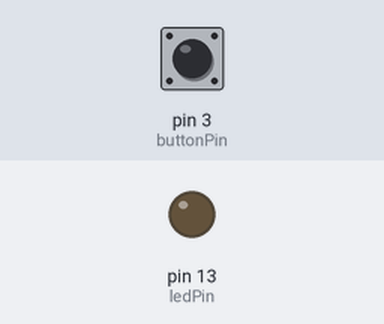
This sketch was run on a simulated Arduino Uno, built with avr-gcc and run on an emulated ATmega328P. Shown: output pins drawn as LEDs (lit = HIGH). The test bench sets the inputs (shaded band); at power-on: pin 3 (buttonPin) LOW.

Above: at 1.2 s.
1.3 s: pin 3 (buttonPin) pulled HIGH for 0.15 s
At 1.37 s:
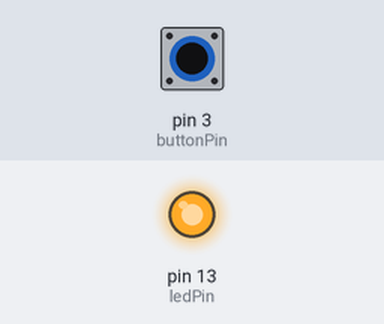
2.9 s: pin 3 (buttonPin) pulled HIGH for 3.2 s
At 6.9 s:
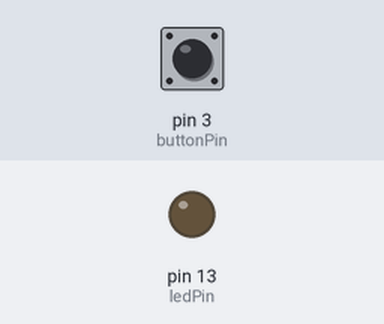
Timing chart, 0 to 8.4 s (numbered marks = the images above; inputs shaded):
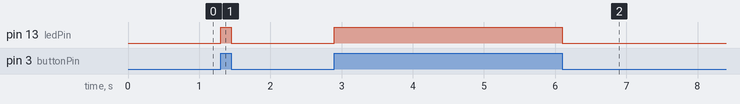

The sketch:

button.ino
```cpp
const int ledPin = 13;
const int buttonPin = 3;
int buttonState = 0;

void setup()
{
  pinMode(ledPin, OUTPUT);
  pinMode(buttonPin, INPUT);
}
void loop()
{
  buttonState = digitalRead(buttonPin);
  if(buttonState == HIGH)
    digitalWrite(ledPin, HIGH);
  else
    digitalWrite(ledPin, LOW);
}
```

Measured:
- after the input at 1.3 s, pin 13 (ledPin): LOW → HIGH at once, → LOW 0.15 s later
- after the input at 2.9 s, pin 13 (ledPin): LOW → HIGH at once, → LOW 3.2 s later
